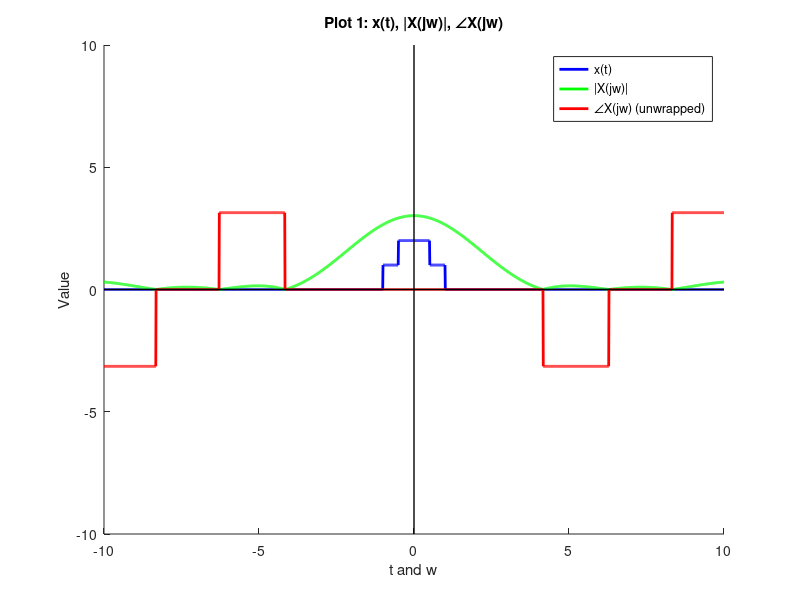
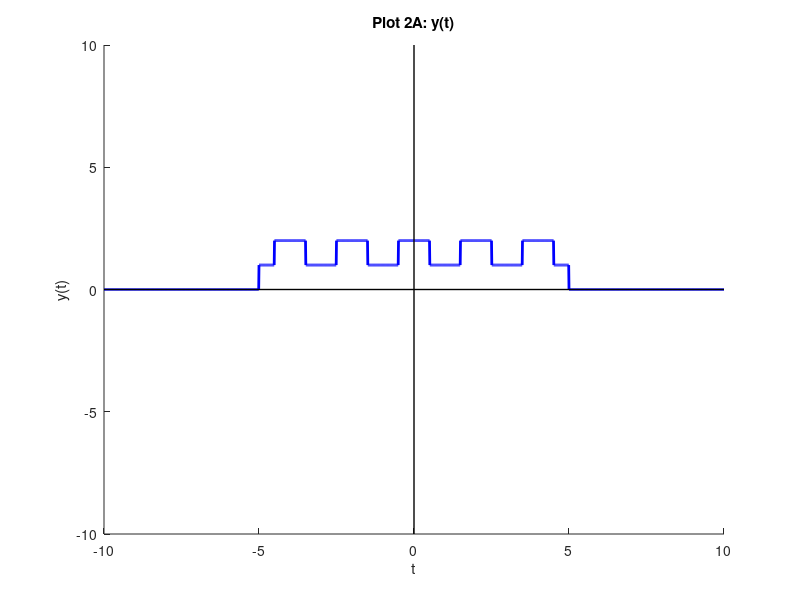
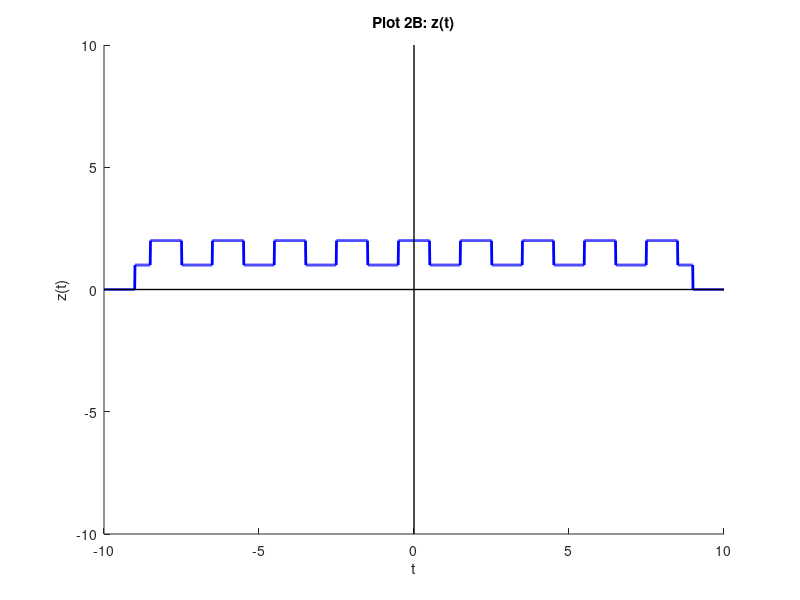
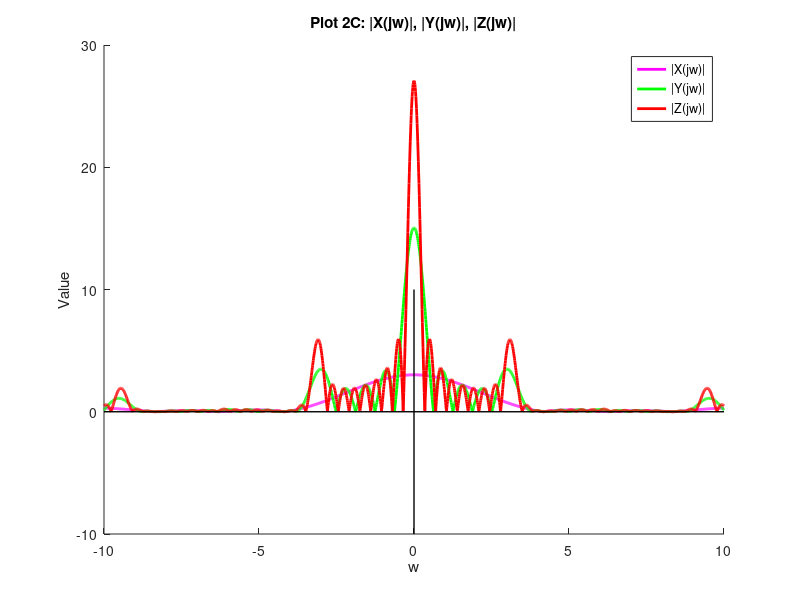

The MATLAB source for these figures, in order:
% Aaron Bruner
% C16480080
% MATLAB 4
clear; clc; close all;

s = 0.01;
t = -10:s:10; 
w = -10:s:10; 

%1
figure();
hold on; 
x = (1).*((t >= -1)&(t < -0.5)) + (2).*((t >= -0.5)&(t <= 0.5)) + (1).*((t > 0.5)&(t <= 1));
plot(t,x, 'LineStyle', '-', 'Color', [0,0,1], 'LineWidth', 2); 
X = x*exp(-1i*t.'*w).*s;  
plot(t,abs(X), 'LineStyle', '-', 'Color', [0,1,0], 'LineWidth', 2); 
plot(t,unwrap(angle(X)), 'LineStyle', '-', 'Color', [1,0,0], 'LineWidth', 2); 
plot([-10,10],[0,0],'LineStyle', '-', 'Color', [0,0,0], 'LineWidth', 1);
plot([0,0],[-10,10],'LineStyle', '-', 'Color', [0,0,0], 'LineWidth', 1);
legend('x(t)', '|X(jw)|', '∠X(jw) (unwrapped)', 'Location', 'Northeast'); 
title('Plot 1: x(t), |X(jw)|, ∠X(jw)');
xlabel('t and w');
ylabel('Value');
hold off; 

%2
y = (2.*((t+4>=-.5)&(t+4<=0.5)) ... 
  +  (1).*((t+4>=-1) &(t+4<-0.5)) + (1).*((t+4>0.5)&(t+4<1)))...
  + (2.*((t+2>=-.5)&(t+2<=0.5)) ...
  +  (1).*((t+2>=-1)&(t+2<-0.5)) + (1).*((t+2>0.5)&(t+2<1)))...
  + (2.*((t>=-.5)&(t<=0.5)) ...
  +  (1).*((t>=-1)&(t<-0.5)) + (1).*((t>0.5)&(t<1)))...
  + (2.*((t-2>=-.5)&(t-2<=0.5)) ...
  +  (1).*((t-2>=-1)&(t-2<-0.5)) + (1).*((t-2>0.5)&(t-2<1)))...
  + (2.*((t-4>=-.5)&(t-4<=0.5)) ...
  +  (1).*((t-4>=-1)&(t-4<-0.5)) + (1).*((t-4>0.5)&(t-4<1)));
figure();
hold on; 
plot(t,y, 'LineStyle', '-', 'Color', [0,0,1], 'LineWidth', 2); 
plot([-10,10],[0,0],'LineStyle', '-', 'Color', [0,0,0], 'LineWidth', 1);
plot([0,0],[-10,10],'LineStyle', '-', 'Color', [0,0,0], 'LineWidth', 1);
title('Plot 2A: y(t)');
xlabel('t');
ylabel('y(t)');
hold off; 

z = (2.*((t+8>=-.5)&(t+8<=0.5)) ... 
  +  1.*((t+8>=-1) &(t+8<-0.5)) + 1.*((t+8>0.5)&(t+8<1)))...
  + (2.*((t+6>=-.5)&(t+6<=0.5)) ...
  +  1.*((t+6>=-1)&(t+6<-0.5)) + 1.*((t+6>0.5)&(t+6<1)))...
  + (2.*((t+4>=-.5)&(t+4<=0.5)) ... 
  +  1.*((t+4>=-1) &(t+4<-0.5)) + 1.*((t+4>0.5)&(t+4<1)))...
  + (2.*((t+2>=-.5)&(t+2<=0.5)) ...
  +  1.*((t+2>=-1)&(t+2<-0.5)) + 1.*((t+2>0.5)&(t+2<1)))...
  + (2.*((t>=-.5)&(t<=0.5)) ...
  +  1.*((t>=-1)&(t<-0.5)) + 1.*((t>0.5)&(t<1)))...
  + (2.*((t-2>=-.5)&(t-2<=0.5)) ...
  +  1.*((t-2>=-1)&(t-2<-0.5)) + 1.*((t-2>0.5)&(t-2<1)))...
  + (2.*((t-4>=-.5)&(t-4<=0.5)) ...
  +  1.*((t-4>=-1)&(t-4<-0.5)) + 1.*((t-4>0.5)&(t-4<1)))...
  + (2.*((t-6>=-.5)&(t-6<=0.5)) ...
  +  1.*((t-6>=-1)&(t-6<-0.5)) + 1.*((t-6>0.5)&(t-6<1)))...
  + (2.*((t-8>=-.5)&(t-8<=0.5)) ...
  +  1.*((t-8>=-1)&(t-8<-0.5)) + 1.*((t-8>0.5)&(t-8<1)));
figure();
hold on; 

plot(t,z, 'LineStyle', '-', 'Color', [0,0,1], 'LineWidth', 2); 
plot([-10,10],[0,0],'LineStyle', '-', 'Color', [0,0,0], 'LineWidth', 1);
plot([0,0],[-10,10],'LineStyle', '-', 'Color', [0,0,0], 'LineWidth', 1);
title('Plot 2B: z(t)');
xlabel('t');
ylabel('z(t)');
hold off; 


figure();
hold on; 
Y = y*exp(-1i*t.'*w).*s; 
Z = z*exp(-1i*t.'*w).*s; 
plot(t,abs(X), 'LineStyle', '-', 'Color', [1,0,1], 'LineWidth', 2); 
plot(t,abs(Y), 'LineStyle', '-', 'Color', [0,1,0], 'LineWidth', 2); 
plot(t,abs(Z), 'LineStyle', '-', 'Color', [1,0,0], 'LineWidth', 2); 
plot([-10,10],[0,0],'LineStyle', '-', 'Color', [0,0,0], 'LineWidth', 1);
plot([0,0],[-10,10],'LineStyle', '-', 'Color', [0,0,0], 'LineWidth', 1);
title('Plot 2C: |X(jw)|, |Y(jw)|, |Z(jw)|');
legend('|X(jw)|', '|Y(jw)|', '|Z(jw)|', 'Location', 'Northeast'); 
xlabel('w');
ylabel('Value');
hold off;

%3
%     x(t)
xtt = ((2.*((t>=-0.5)&(t<=0.5))) + (1 .*((t>=-1 & t<-0.5))) + (1 .*((t>0.5&t<=1))));
xxt = (xtt)*exp(-1i*t.'*w).*s;
%     x(t-0.5)
xt5 = ((2 .*((t>=0)&(t<=1))) + (1 .*((t>=-0.5 & t<0))) + (1 .*((t>1&t<=1.5))));
x5 = (xt5)*exp(-1i*t.'*w).*s;
%     x(t-1)
xt1 = ((2 .*((t>=0.5)&(t<=1.5))) + (1 .*((t>=0 & t<0.5))) + (1 .*((t>1.5&t<=2))));
x1 = (xt1)*exp(-1i*t.'*w).*s;
%     x(t-2)
xt2 = ((2 .*((t>=1.5)&(t<=2.5))) + (1 .*((t>=1 & t<1.5))) + (1 .*((t>2.5&t<=3))));
x2 = (xt2)*exp(-1i*t.'*w).*s;

figure();
hold on; 
plot(t,unwrap(angle(xxt)), 'LineStyle', '-', 'Color', [1,0,0], 'LineWidth', 2);
plot(t,unwrap(angle(x5)), 'LineStyle', '-', 'Color', [0,1,0], 'LineWidth', 2);
plot(t,unwrap(angle(x1)), 'LineStyle', '-', 'Color', [0,0,1], 'LineWidth', 2);
plot(t,unwrap(angle(x2)), 'LineStyle', '-', 'Color', [1,1,0], 'LineWidth', 2);
plot([-10,10],[0,0],'LineStyle', '-', 'Color', [0,0,0], 'LineWidth', 1);
plot([0,0],[-10,10],'LineStyle', '-', 'Color', [0,0,0], 'LineWidth', 1);
title('Plot 3A: x(t), x(t-0.5), x(t-1), x(t-2)');
legend('x(t)', 'x(t-0.5)', 'x(t-1)', 'x(t-2)', 'Location', 'Northeast'); 
xlabel('t');
ylabel('Value');
hold off;

%     y(t)
ytt = (2.*((t+4>=-.5)&(t+4<=0.5)) ... 
  +  (1).*((t+4>=-1) &(t+4<-0.5)) + (1).*((t+4>0.5)&(t+4<1)))...
  + (2.*((t+2>=-.5)&(t+2<=0.5)) ...
  +  (1).*((t+2>=-1)&(t+2<-0.5)) + (1).*((t+2>0.5)&(t+2<1)))...
  + (2.*((t>=-.5)&(t<=0.5)) ...
  +  (1).*((t>=-1)&(t<-0.5)) + (1).*((t>0.5)&(t<1)))...
  + (2.*((t-2>=-.5)&(t-2<=0.5)) ...
  +  (1).*((t-2>=-1)&(t-2<-0.5)) + (1).*((t-2>0.5)&(t-2<1)))...
  + (2.*((t-4>=-.5)&(t-4<=0.5)) ...
  +  (1).*((t-4>=-1)&(t-4<-0.5)) + (1).*((t-4>0.5)&(t-4<1)));
yyt = (ytt)*exp(-1i*t.'*w).*s;
%     y(t-0.5)
yt5 = (2.*((t-0.5+4>=-.5)&(t-0.5+4<=0.5)) ... 
  +  (1).*((t-0.5+4>=-1) &(t-0.5+4<-0.5)) + (1).*((t-0.5+4>0.5)&(t-0.5+4<1)))...
  + (2.*((t-0.5+2>=-.5)&(t-0.5+2<=0.5)) ...
  +  (1).*((t-0.5+2>=-1)&(t-0.5+2<-0.5)) + (1).*((t-0.5+2>0.5)&(t-0.5+2<1)))...
  + (2.*((t-0.5>=-.5)&(t-0.5<=0.5)) ...
  +  (1).*((t-0.5>=-1)&(t-0.5<-0.5)) + (1).*((t-0.5>0.5)&(t-0.5<1)))...
  + (2.*((t-0.5-2>=-.5)&(t-0.5-2<=0.5)) ...
  +  (1).*((t-0.5-2>=-1)&(t-0.5-2<-0.5)) + (1).*((t-0.5-2>0.5)&(t-0.5-2<1)))...
  + (2.*((t-0.5-4>=-.5)&(t-0.5-4<=0.5)) ...
  +  (1).*((t-0.5-4>=-1)&(t-0.5-4<-0.5)) + (1).*((t-0.5-4>0.5)&(t-0.5-4<1)));
y5 = (yt5)*exp(-1i*t.'*w).*s;
%     y(t-1)
yt1 = (2.*((t-1+4>=-.5)&(t-1+4<=0.5)) ... 
  +  (1).*((t-1+4>=-1) &(t-1+4<-0.5)) + (1).*((t-1+4>0.5)&(t-1+4<1)))...
  + (2.*((t-1+2>=-.5)&(t-1+2<=0.5)) ...
  +  (1).*((t-1+2>=-1)&(t-1+2<-0.5)) + (1).*((t-1+2>0.5)&(t-1+2<1)))...
  + (2.*((t-1>=-.5)&(t-1<=0.5)) ...
  +  (1).*((t-1>=-1)&(t-1<-0.5)) + (1).*((t-1>0.5)&(t-1<1)))...
  + (2.*((t-1-2>=-.5)&(t-1-2<=0.5)) ...
  +  (1).*((t-1-2>=-1)&(t-1-2<-0.5)) + (1).*((t-1-2>0.5)&(t-1-2<1)))...
  + (2.*((t-1-4>=-.5)&(t-1-4<=0.5)) ...
  +  (1).*((t-1-4>=-1)&(t-1-4<-0.5)) + (1).*((t-1-4>0.5)&(t-1-4<1)));
y1 = (yt1)*exp(-1i*t.'*w).*s;
%     y(t-2)
yt2 = (2.*((t-2+4>=-.5)&(t-2+4<=0.5)) ... 
  +  (1).*((t-2+4>=-1) &(t-2+4<-0.5)) + (1).*((t-2+4>0.5)&(t-2+4<1)))...
  + (2.*((t-2+2>=-.5)&(t-2+2<=0.5)) ...
  +  (1).*((t-2+2>=-1)&(t-2+2<-0.5)) + (1).*((t-2+2>0.5)&(t-2+2<1)))...
  + (2.*((t-2>=-.5)&(t-2<=0.5)) ...
  +  (1).*((t-2>=-1)&(t-2<-0.5)) + (1).*((t-2>0.5)&(t-2<1)))...
  + (2.*((t-2-2>=-.5)&(t-2-2<=0.5)) ...
  +  (1).*((t-2-2>=-1)&(t-2-2<-0.5)) + (1).*((t-2-2>0.5)&(t-2-2<1)))...
  + (2.*((t-2-4>=-.5)&(t-2-4<=0.5)) ...
  +  (1).*((t-2-4>=-1)&(t-2-4<-0.5)) + (1).*((t-2-4>0.5)&(t-2-4<1)));
y2 = (yt2)*exp(-1i*t.'*w).*s;

figure();
hold on; 
plot(t,unwrap(angle(yyt)), 'LineStyle', '-', 'Color', [1,0,0], 'LineWidth', 2);
plot(t,unwrap(angle(y5)), 'LineStyle', '-', 'Color', [0,1,0], 'LineWidth', 2);
plot(t,unwrap(angle(y1)), 'LineStyle', '-', 'Color', [0,0,1], 'LineWidth', 2);
plot(t,unwrap(angle(y2)), 'LineStyle', '-', 'Color', [1,1,0], 'LineWidth', 2);
plot([-10,10],[0,0],'LineStyle', '-', 'Color', [0,0,0], 'LineWidth', 1);
plot([0,0],[-10,10],'LineStyle', '-', 'Color', [0,0,0], 'LineWidth', 1);
title('Plot 3B: y(t), y(t-0.5), y(t-1), y(t-2)');
legend('y(t)', 'y(t-0.5)', 'y(t-1)', 'y(t-2)', 'Location', 'Northeast'); 
xlabel('t');
ylabel('Value');
hold off;

%     z(t)
ztt = (2.*((t+8>=-.5)&(t+8<=0.5)) ... 
  +  1.*((t+8>=-1) &(t+8<-0.5)) + 1.*((t+8>0.5)&(t+8<1)))...
  + (2.*((t+6>=-.5)&(t+6<=0.5)) ...
  +  1.*((t+6>=-1)&(t+6<-0.5)) + 1.*((t+6>0.5)&(t+6<1)))...
  + (2.*((t+4>=-.5)&(t+4<=0.5)) ... 
  +  1.*((t+4>=-1) &(t+4<-0.5)) + 1.*((t+4>0.5)&(t+4<1)))...
  + (2.*((t+2>=-.5)&(t+2<=0.5)) ...
  +  1.*((t+2>=-1)&(t+2<-0.5)) + 1.*((t+2>0.5)&(t+2<1)))...
  + (2.*((t>=-.5)&(t<=0.5)) ...
  +  1.*((t>=-1)&(t<-0.5)) + 1.*((t>0.5)&(t<1)))...
  + (2.*((t-2>=-.5)&(t-2<=0.5)) ...
  +  1.*((t-2>=-1)&(t-2<-0.5)) + 1.*((t-2>0.5)&(t-2<1)))...
  + (2.*((t-4>=-.5)&(t-4<=0.5)) ...
  +  1.*((t-4>=-1)&(t-4<-0.5)) + 1.*((t-4>0.5)&(t-4<1)))...
  + (2.*((t-6>=-.5)&(t-6<=0.5)) ...
  +  1.*((t-6>=-1)&(t-6<-0.5)) + 1.*((t-6>0.5)&(t-6<1)))...
  + (2.*((t-8>=-.5)&(t-8<=0.5)) ...
  +  1.*((t-8>=-1)&(t-8<-0.5)) + 1.*((t-8>0.5)&(t-8<1)));
zzt = (ztt)*exp(-1i*t.'*w).*s;
%     z(t-0.5)
zt5 = (2.*((t-0.5+8>=-.5)&(t-0.5+8<=0.5)) ... 
  +  1.*((t-0.5+8>=-1) &(t-0.5+8<-0.5)) + 1.*((t-0.5+8>0.5)&(t-0.5+8<1)))...
  + (2.*((t-0.5+6>=-.5)&(t-0.5+6<=0.5)) ...
  +  1.*((t-0.5+6>=-1)&(t-0.5+6<-0.5)) + 1.*((t-0.5+6>0.5)&(t-0.5+6<1)))...
  + (2.*((t-0.5+4>=-.5)&(t-0.5+4<=0.5)) ... 
  +  1.*((t-0.5+4>=-1) &(t-0.5+4<-0.5)) + 1.*((t-0.5+4>0.5)&(t-0.5+4<1)))...
  + (2.*((t-0.5+2>=-.5)&(t-0.5+2<=0.5)) ...
  +  1.*((t-0.5+2>=-1)&(t-0.5+2<-0.5)) + 1.*((t-0.5+2>0.5)&(t-0.5+2<1)))...
  + (2.*((t-0.5>=-.5)&(t-0.5<=0.5)) ...
  +  1.*((t-0.5>=-1)&(t-0.5<-0.5)) + 1.*((t-0.5>0.5)&(t-0.5<1)))...
  + (2.*((t-0.5-2>=-.5)&(t-0.5-2<=0.5)) ...
  +  1.*((t-0.5-2>=-1)&(t-0.5-2<-0.5)) + 1.*((t-0.5-2>0.5)&(t-0.5-2<1)))...
  + (2.*((t-0.5-4>=-.5)&(t-0.5-4<=0.5)) ...
  +  1.*((t-0.5-4>=-1)&(t-0.5-4<-0.5)) + 1.*((t-0.5-4>0.5)&(t-0.5-4<1)))...
  + (2.*((t-0.5-6>=-.5)&(t-0.5-6<=0.5)) ...
  +  1.*((t-0.5-6>=-1)&(t-0.5-6<-0.5)) + 1.*((t-0.5-6>0.5)&(t-0.5-6<1)))...
  + (2.*((t-0.5-8>=-.5)&(t-0.5-8<=0.5)) ...
  +  1.*((t-0.5-8>=-1)&(t-0.5-8<-0.5)) + 1.*((t-0.5-8>0.5)&(t-0.5-8<1)));
z5 = (zt5)*exp(-1i*t.'*w).*s;
%     z(t-1)
zt1 = (2.*((t-1+8>=-.5)&(t-1+8<=0.5)) ... 
  +  1.*((t-1+8>=-1) &(t-1+8<-0.5)) + 1.*((t-1+8>0.5)&(t-1+8<1)))...
  + (2.*((t-1+6>=-.5)&(t-1+6<=0.5)) ...
  +  1.*((t-1+6>=-1)&(t-1+6<-0.5)) + 1.*((t-1+6>0.5)&(t-1+6<1)))...
  + (2.*((t-1+4>=-.5)&(t-1+4<=0.5)) ... 
  +  1.*((t-1+4>=-1) &(t-1+4<-0.5)) + 1.*((t-1+4>0.5)&(t-1+4<1)))...
  + (2.*((t-1+2>=-.5)&(t-1+2<=0.5)) ...
  +  1.*((t-1+2>=-1)&(t-1+2<-0.5)) + 1.*((t-1+2>0.5)&(t-1+2<1)))...
  + (2.*((t-1>=-.5)&(t-1<=0.5)) ...
  +  1.*((t-1>=-1)&(t-1<-0.5)) + 1.*((t-1>0.5)&(t-1<1)))...
  + (2.*((t-1-2>=-.5)&(t-1-2<=0.5)) ...
  +  1.*((t-1-2>=-1)&(t-1-2<-0.5)) + 1.*((t-1-2>0.5)&(t-1-2<1)))...
  + (2.*((t-1-4>=-.5)&(t-1-4<=0.5)) ...
  +  1.*((t-1-4>=-1)&(t-1-4<-0.5)) + 1.*((t-1-4>0.5)&(t-1-4<1)))...
  + (2.*((t-1-6>=-.5)&(t-1-6<=0.5)) ...
  +  1.*((t-1-6>=-1)&(t-1-6<-0.5)) + 1.*((t-1-6>0.5)&(t-1-6<1)))...
  + (2.*((t-1-8>=-.5)&(t-1-8<=0.5)) ...
  +  1.*((t-1-8>=-1)&(t-1-8<-0.5)) + 1.*((t-1-8>0.5)&(t-1-8<1)));
z1 = (zt1)*exp(-1i*t.'*w).*s;
%     z(t-2)
zt2 = (2.*((t-2+8>=-.5)&(t-2+8<=0.5)) ... 
  +  1.*((t-2+8>=-1) &(t-2+8<-0.5)) + 1.*((t-2+8>0.5)&(t-2+8<1)))...
  + (2.*((t-2+6>=-.5)&(t-2+6<=0.5)) ...
  +  1.*((t-2+6>=-1)&(t-2+6<-0.5)) + 1.*((t-2+6>0.5)&(t-2+6<1)))...
  + (2.*((t-2+4>=-.5)&(t-2+4<=0.5)) ... 
  +  1.*((t-2+4>=-1) &(t-2+4<-0.5)) + 1.*((t-2+4>0.5)&(t-2+4<1)))...
  + (2.*((t-2+2>=-.5)&(t-2+2<=0.5)) ...
  +  1.*((t-2+2>=-1)&(t-2+2<-0.5)) + 1.*((t-2+2>0.5)&(t-2+2<1)))...
  + (2.*((t-2>=-.5)&(t-2<=0.5)) ...
  +  1.*((t-2>=-1)&(t-2<-0.5)) + 1.*((t-2>0.5)&(t-2<1)))...
  + (2.*((t-2-2>=-.5)&(t-2-2<=0.5)) ...
  +  1.*((t-2-2>=-1)&(t-2-2<-0.5)) + 1.*((t-2-2>0.5)&(t-2-2<1)))...
  + (2.*((t-2-4>=-.5)&(t-2-4<=0.5)) ...
  +  1.*((t-2-4>=-1)&(t-2-4<-0.5)) + 1.*((t-2-4>0.5)&(t-2-4<1)))...
  + (2.*((t-2-6>=-.5)&(t-2-6<=0.5)) ...
  +  1.*((t-2-6>=-1)&(t-2-6<-0.5)) + 1.*((t-2-6>0.5)&(t-2-6<1)))...
  + (2.*((t-2-8>=-.5)&(t-2-8<=0.5)) ...
  +  1.*((t-2-8>=-1)&(t-2-8<-0.5)) + 1.*((t-2-8>0.5)&(t-2-8<1)));
z2 = (zt2)*exp(-1i*t.'*w).*s;

figure();
hold on;
plot(t,unwrap(angle(zzt)), 'LineStyle', '-', 'Color', [1,0,0], 'LineWidth', 2);
plot(t,unwrap(angle(z5)), 'LineStyle', '-', 'Color', [0,1,0], 'LineWidth', 2);
plot(t,unwrap(angle(z1)), 'LineStyle', '-', 'Color', [0,0,1], 'LineWidth', 2);
plot(t,unwrap(angle(z2)), 'LineStyle', '-', 'Color', [1,1,0], 'LineWidth', 2);
plot([-10,10],[0,0],'LineStyle', '-', 'Color', [0,0,0], 'LineWidth', 1);
plot([0,0],[-10,10],'LineStyle', '-', 'Color', [0,0,0], 'LineWidth', 1);
title('Plot 3B: z(t), z(t-0.5), z(t-1), z(t-2)');
legend('z(t)', 'z(t-0.5)', 'z(t-1)', 'z(t-2)', 'Location', 'Northeast'); 
xlabel('t');
ylabel('Value');
hold off;

%this was so much fun :)